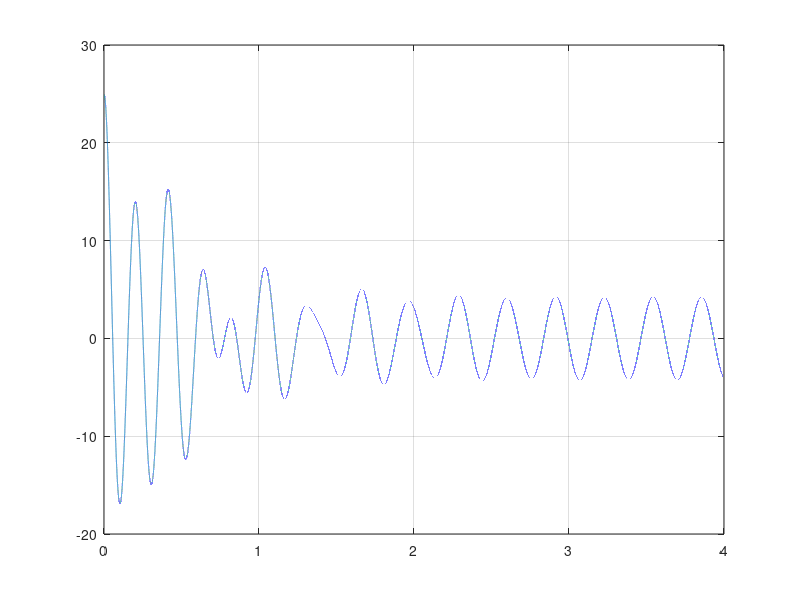

Reproduce this figure in MATLAB.
close all;
clear;
%Numerical time integration of mass spring damper
%Starting from unstretched spring
%Starting from rest
%Basic data
M0=75;
wp=20;
kTheta=1800;
bTheta=8;
J=2;
EndTime=4.0;
StepTime=1e-5;
theta_Init=25*pi/180;
thetaDot_Init=0;
%Initialize
Time=0.0;
theta=theta_Init;
thetaDot=thetaDot_Init;
%Initialize 
Counter=1;
%Start time integration
while Time<EndTime
    %Compute angular acceleration
    thetaDotDot=(M0*sin(wp*Time)-kTheta*theta-bTheta*thetaDot)/J;
    %report
    Time_Plot(Counter)=Time;
    theta_Plot(Counter)=theta*180/pi;
    thetaDot_Plot(Counter)=thetaDot;
    thetaDotDot_Plot(Counter)=thetaDotDot;
     %Time integrate
    theta=theta+thetaDot*StepTime;
    thetaDot=thetaDot+thetaDotDot*StepTime;
    Time=Time+StepTime;
    Counter=Counter+1;
end;
plot(Time_Plot,theta_Plot);
grid;
